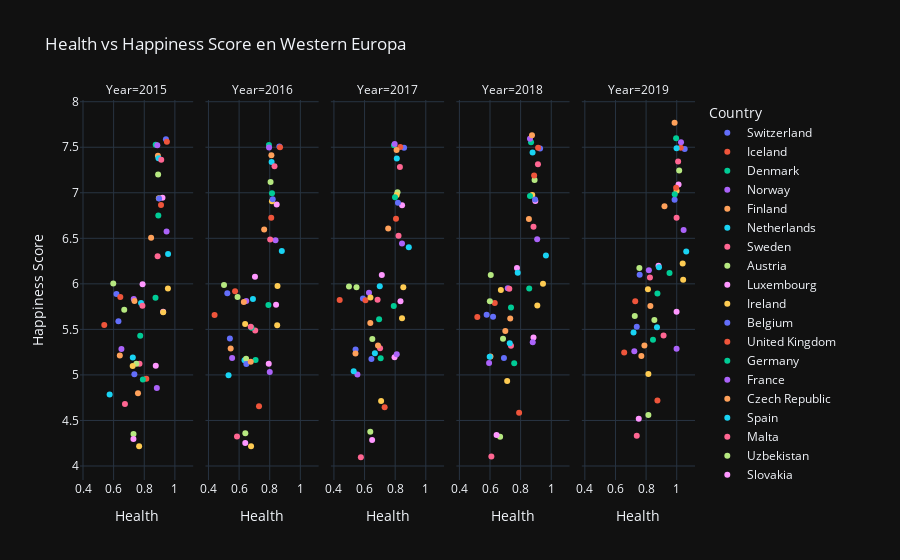

The notebook cell this image was saved under:
### Markdown cell above
_**Western Europa**_

### Code cell
t= df_region_europe[df_region_europe['Region']=='Western Europe']
t.Country.unique()
fig = px.scatter(df_region_europe,
                x = 'Health (Life Expectancy)',
                y = 'Happiness Score',
                color = 'Country', 
                template='plotly_dark',
                facet_col = 'Year',
                facet_col_wrap = 5,
                labels ={"Health (Life Expectancy)":"Health"},
                title = 'Health vs Happiness Score en Western Europa',
                )
fig.show()
